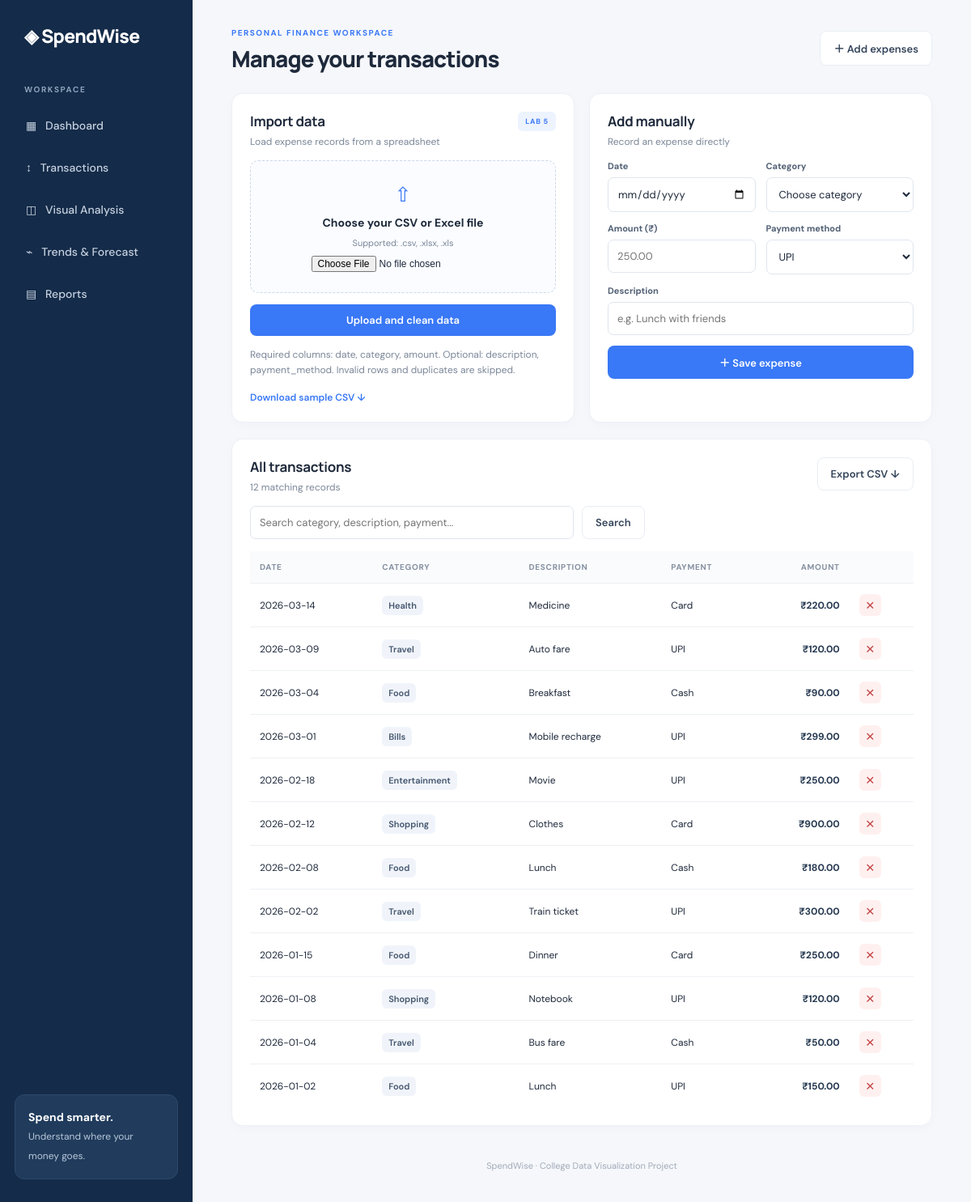
Page /transactions on the committed database.
### tables this page shows
CREATE TABLE expenses (
                id INTEGER PRIMARY KEY AUTOINCREMENT,
                date TEXT NOT NULL,
                category TEXT NOT NULL,
                description TEXT DEFAULT '',
                amount REAL NOT NULL CHECK(amount >= 0),
                payment_method TEXT DEFAULT ''
            );

### app.py (the view, shortened to what this page needs)
@app.route("/transactions", methods=["GET", "POST"])
def transactions():
    message = ""
    search = request.args.get("q", "").strip()
    with get_db() as conn:
        if search:
            rows = conn.execute("""
                SELECT * FROM expenses
                WHERE category LIKE ? OR description LIKE ? OR payment_method LIKE ?
                ORDER BY date DESC, id DESC
            """, (f"%{search}%", f"%{search}%", f"%{search}%")).fetchall()
        else:
            rows = conn.execute("SELECT * FROM expenses ORDER BY date DESC, id DESC").fetchall()
    return render_template("transactions.html", rows=rows, search=search)

### app.py (called while the page is built)
def get_db():
    conn = sqlite3.connect(DATABASE)
    conn.row_factory = sqlite3.Row
    return conn

### templates/transactions.html (shortened to what this page needs)
{% extends "base.html" %}
{% block heading %}Manage your transactions{% endblock %}
{% block content %}
<section class="content-grid equal">
  <article class="panel"><div class="panel-head"><div><h2>Import data</h2><p>Load expense records from a spreadsheet</p></div><span class="tag">LAB 5</span></div>
    <form method="post" enctype="multipart/form-data" class="upload-form"><label class="drop-zone"><span class="upload-icon">⇧</span><strong>Choose your CSV or Excel file</strong><span>Supported: .csv, .xlsx, .xls</span><input type="file" name="file" accept=".csv,.xlsx,.xls" required></label><button class="button" type="submit">Upload and clean data</button></form>
    <p class="hint">Required columns: date, category, amount. Optional: description, payment_method. Invalid rows and duplicates are skipped.</p>
    <a class="text-link" href="{{ url_for('static', filename='sample_expenses.csv') }}">Download sample CSV ↓</a>
  </article>
  <article class="panel"><div class="panel-head"><div><h2>Add manually</h2><p>Record an expense directly</p></div></div>
    <form action="/transactions/add" method="post" class="form-grid">
      <label>Date<input type="date" name="date" required></label><label>Category<select name="category" required><option value="">Choose category</option></select></label>
      <label>Amount (₹)<input type="number" name="amount" min="0" step="0.01" placeholder="250.00" required></label><label>Payment method<select name="payment_method"><option>UPI</option></select></label>
      <label class="full">Description<input name="description" placeholder="e.g. Lunch with friends"></label><button class="button full" type="submit">＋ Save expense</button>
    </form>
  </article>
</section>
<section class="panel"><div class="panel-head"><div><h2>All transactions</h2><p>{{ rows|length }} matching records</p></div><a href="/export.csv" class="button button-light">Export CSV ↓</a></div>
<form class="search-row" method="get"><input name="q" value="{{ search }}" placeholder="Search category, description, payment..."><button class="button button-light" type="submit">Search</button>{% if search %}<a class="text-link" href="/transactions">Clear</a>{% endif %}</form>
{% if rows %}<div class="table-wrap"><table><thead><tr><th>Date</th><th>Category</th><th>Description</th><th>Payment</th><th class="right">Amount</th><th></th></tr></thead><tbody>{% for row in rows %}<tr><td>{{ row["date"] }}</td><td><span class="category-pill">{{ row["category"] }}</span></td><td>{{ row["description"] or "—" }}</td><td>{{ row["payment_method"] or "—" }}</td><td class="right amount">₹{{ "%.2f"|format(row["amount"]) }}</td><td><form method="post" action="/transactions/delete/{{ row['id'] }}" onsubmit="return confirm('Delete this expense?')"><button class="delete-button" aria-label="Delete transaction">×</button></form></td></tr>{% endfor %}</tbody></table></div>{% else %}<div class="empty"><h3>No transactions found</h3><p>Upload the sample CSV or add an expense using the form above.</p></div>{% endif %}
</section>
{% endblock %}

### static/style.css (style rules this page uses)
:root { --navy:#142b49;--blue:#3978f6;--text:#1e293b;--muted:#7b8798;--line:#e8edf3;--bg:#f5f7fb;--green:#20a486 }
* { box-sizing:border-box }
body { margin:0;background:var(--bg);color:var(--text);font-family:'DM Sans',Arial,sans-serif;font-size:14px }
h1,h2,h3,p { margin-top:0 }
h2 { font:700 17px Manrope,sans-serif;letter-spacing:-.3px;margin:0 0 6px }
.panel-head p,.stat-foot,.hint,.intro-row p { color:var(--muted);font-size:12px;margin:0 }
.button { display:inline-flex;align-items:center;justify-content:center;gap:8px;border:0;border-radius:8px;background:var(--blue);color:white;padding:11px 16px;font:600 13px 'DM Sans',sans-serif;text-decoration:none;cursor:pointer;white-space:nowrap }
.button-light { background:white;color:#34445a;border:1px solid var(--line) }
.stat-card,.panel { background:white;border:1px solid #edf0f5;border-radius:14px;box-shadow:0 3px 12px #152c4a06 }
.content-grid { display:grid;grid-template-columns:1.4fr 1fr;gap:18px;margin-bottom:20px }
.content-grid.equal { grid-template-columns:repeat(2,minmax(0,1fr)) }
.panel { padding:22px;margin-bottom:20px;min-width:0 }
.content-grid .panel { margin-bottom:0 }
.panel-head { display:flex;align-items:flex-start;justify-content:space-between;gap:12px;margin-bottom:15px }
.tag { background:#edf3ff;color:#3978f6;padding:6px 9px;border-radius:6px;font-size:9px;font-weight:700;letter-spacing:.8px;white-space:nowrap }
.table-wrap { width:100%;overflow-x:auto }
table { border-collapse:collapse;width:100%;font-size:12px;white-space:nowrap }
th { text-align:left;color:#8490a0;font-size:10px;text-transform:uppercase;letter-spacing:.7px;font-weight:700;background:#fafbfd }
th,td { padding:13px 12px;border-bottom:1px solid #edf0f4 }
tbody tr:last-child td { border-bottom:0 }
.right { text-align:right }
.amount { font-weight:700;color:#263951 }
.category-pill { background:#f0f4fa;color:#43556e;padding:5px 8px;border-radius:6px;font-size:11px;font-weight:600 }
.text-link { color:var(--blue);font-size:12px;font-weight:600;text-decoration:none }
.upload-form { display:flex;flex-direction:column;gap:14px }
.drop-zone { display:flex;flex-direction:column;align-items:center;gap:9px;text-align:center;padding:25px 15px;border:1.5px dashed #cdd8e8;border-radius:10px;background:#fafcff;color:var(--text) }
.drop-zone span:not(.upload-icon) { color:var(--muted);font-size:11px }
.upload-icon { font-size:25px;color:var(--blue) }
.drop-zone input { max-width:100%;font-size:12px }
.hint { line-height:1.6;margin:14px 0 }
.form-grid { display:grid;grid-template-columns:1fr 1fr;gap:13px }
.form-grid label { display:flex;flex-direction:column;gap:7px;color:#526176;font-size:11px;font-weight:700 }
.form-grid input,.form-grid select,.search-row input { width:100%;padding:11px;border:1px solid #dfe6ee;border-radius:7px;background:white;font:13px 'DM Sans',sans-serif;color:var(--text);min-width:0 }
.form-grid .full { grid-column:1/-1 }
.search-row { display:flex;gap:10px;margin-bottom:15px }
.search-row input { max-width:400px }
.delete-button { border:0;border-radius:6px;background:#fff0f0;color:#c24141;font-size:19px;width:27px;height:27px;cursor:pointer }

### rows in the picture
expenses: date "2026-03-14", category "Health", description "Medicine", payment_method "Card", amount "220.00"
expenses: date "2026-03-09", category "Travel", description "Auto fare", payment_method "UPI", amount "120.00"
expenses: date "2026-03-04", category "Food", description "Breakfast", payment_method "Cash", amount "90.00"
expenses: date "2026-03-01", category "Bills", description "Mobile recharge", payment_method "UPI", amount "299.00"
expenses: date "2026-02-18", category "Entertainment", description "Movie", payment_method "UPI", amount "250.00"
expenses: date "2026-02-12", category "Shopping", description "Clothes", payment_method "Card", amount "900.00"
expenses: date "2026-02-08", category "Food", description "Lunch", payment_method "Cash", amount "180.00"
expenses: date "2026-02-02", category "Travel", description "Train ticket", payment_method "UPI", amount "300.00"
expenses: date "2026-01-15", category "Food", description "Dinner", payment_method "Card", amount "250.00"
expenses: date "2026-01-08", category "Shopping", description "Notebook", payment_method "UPI", amount "120.00"
expenses: date "2026-01-04", category "Travel", description "Bus fare", payment_method "Cash", amount "50.00"
expenses: date "2026-01-02", category "Food", description "Lunch", payment_method "UPI", amount "150.00"

### other values in the picture
{{ rows|length }} "12"
